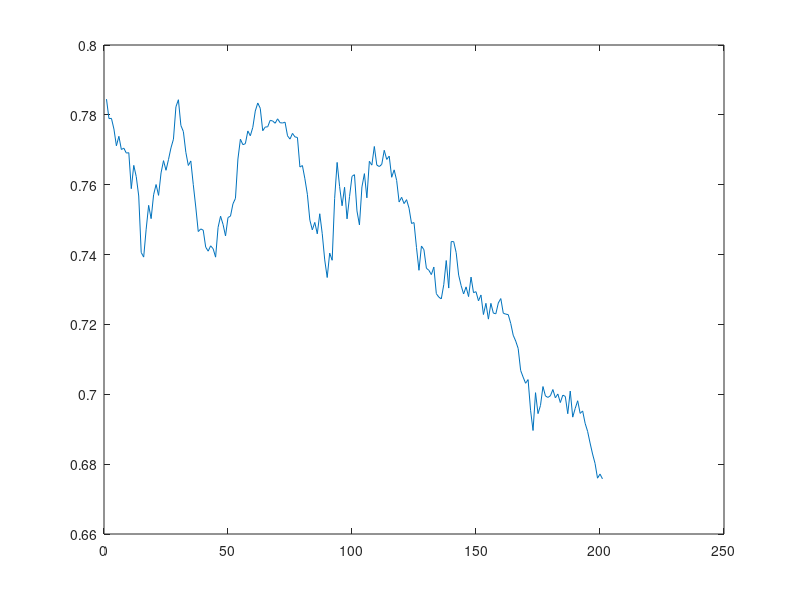

Recreate this plot in MATLAB. (Note: this script raises an error after producing the figure.)
% BACKPROPAGATION ALGORITHM TESTING: ONLY FOR SINGLE HIDDEN LAYER

pattern=csvread('test.csv'); %Open test data file
Q=200;  
fid1 = fopen('bpnout.dat','w'); % Store the output of test data
fid = fopen('wih1.dat'); % input-hidden values
a = fscanf(fid,'%g %g %g',[3 inf]); % It has three rows now.
Wih = a;
fclose(fid);

fid = fopen('who1.dat'); % hidden-output values
a = fscanf(fid,'%g %g %g %g %g %g',[6 inf]); % It has two rows now.
Whj = a;
fclose(fid);

actout=csvread('actout.csv');
figure;
t=plot(actout);
t.Color=[0 0 0.5];
t.Marker='o';
hold on;

for k = 1:Q % for loop for input test pattern
      Si = [ pattern(:,1:3)];	% Input signals
      Zh = Si(k,:) * Wih;				% Hidden activations
      Sh = [1./(1 + exp(-Zh))];	% Binary activation function Hidden signals
      Yj = Sh * Whj;						% Output activations
      Sy(k) = 1./(1 + exp(-Yj));			% Output signals     

      fprintf(fid1,'%12.8f\n',Sy(k));     
  
 
   end
  % status = fclose(fid);   
   Sy
   z=plot(Sy);
   z.Color=[0.5 0 0];
   z.Marker='o';
   hold off;
   fclose(fid1);
   